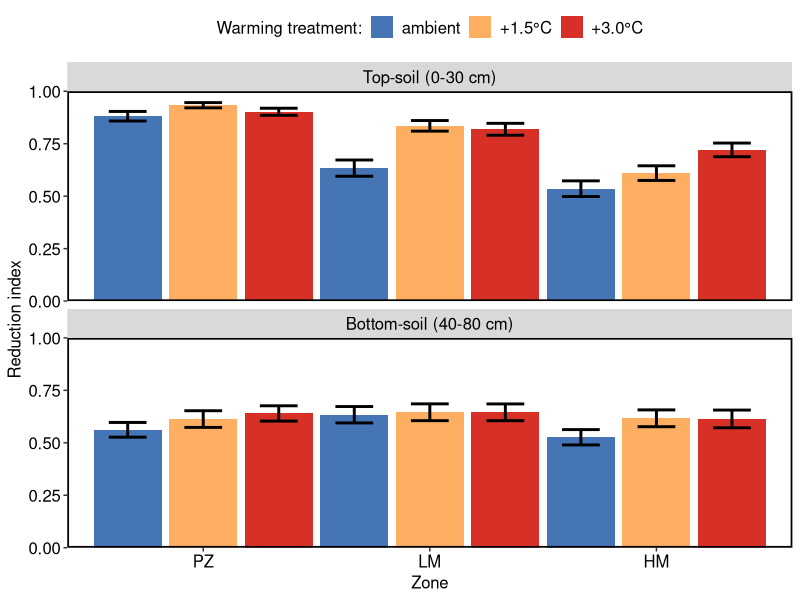
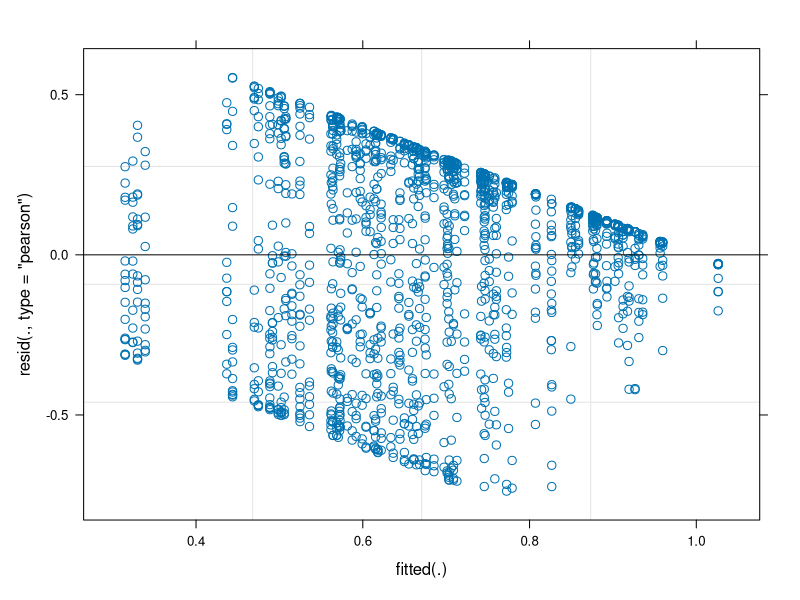
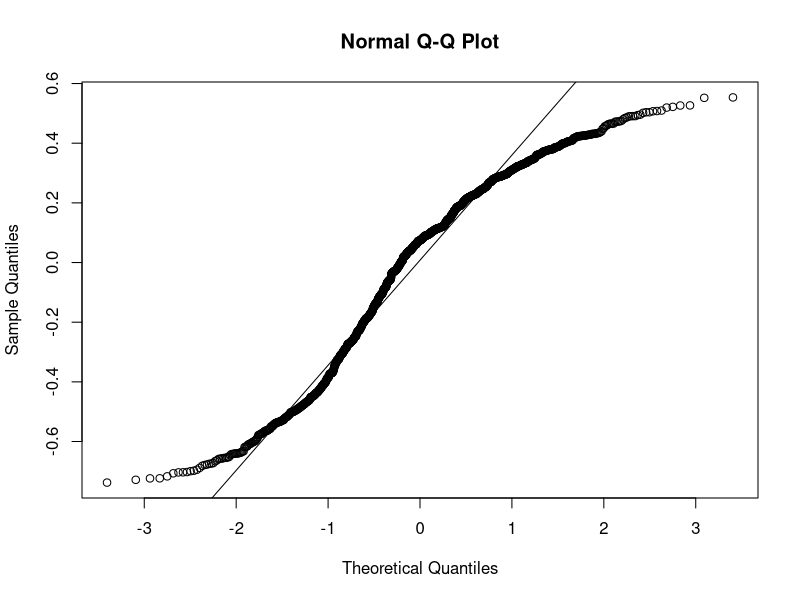
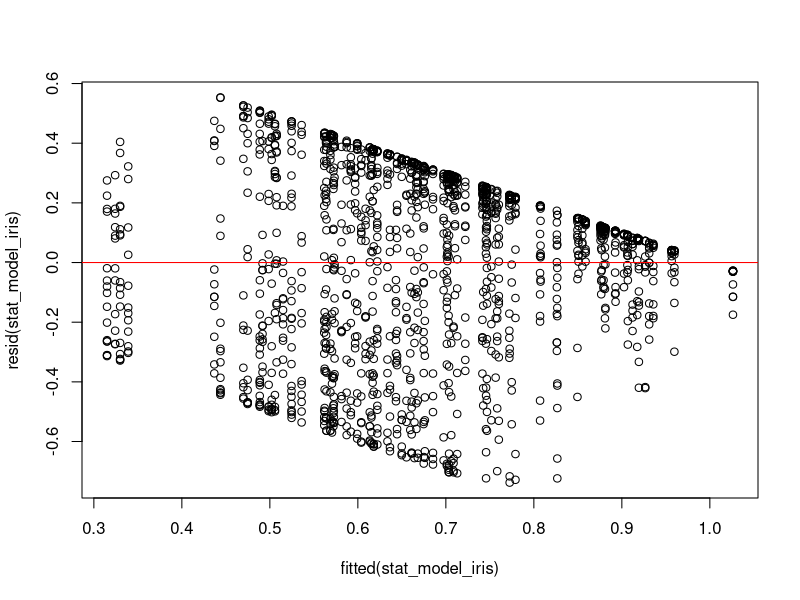

Write R code to recreate these figures, in order. (Note: this script raises an error after producing the figures.)
## ---- chunk 1
#install.packages("ggplot2", repos = "http://cran.us.r-project.org") 
#install.packages("dplyr")    
#install.packages("lubridate")
#install.packages("ggpubr")   
#install.packages("tidyverse")
#install.packages("lme4")
#install.packages("car")
#install.packages("emmeans")
## ---- chunk 2
library(ggplot2)
library(dplyr)
library(lubridate)
library(ggpubr)
library(tidyverse)
library(lme4)
library(car)
library(emmeans)
library(here)
## ---- chunk 3
# Creates a theme for all plots in this study 
theme_JM <- theme(
  axis.title.x      = element_text(colour = "black", size = 12),
  axis.text.x       = element_text(colour = "black", size = 12), 
  axis.title.y      = element_text(colour = "black", size = 12),
  axis.text.y       = element_text(colour = "black", size = 12), 
  legend.title      = element_text(colour = "black", size = 12),
  legend.text       = element_text(colour = "black", size = 12), 
  legend.position   = "top",
  panel.background  = element_blank(), 
  panel.border      = element_rect(colour = "black", fill = NA, size = 1.2),
  legend.key        = element_blank(),
  strip.text.x      = element_text(colour = "black", size = 12),
  strip.text.y      = element_text(colour = "black", size = 12)
)
## ---- chunk 4
# load iris data
df_iris <- read.delim(here("data", "iris", "df_iris_2023.txt"), dec = ".", sep = "\t")
## ---- chunk 5
df_iris$Treatment <- factor(df_iris$Treatment, levels = c("ambient", "+1.5°C", "+3.0°C"))
df_iris$Zone <- factor(df_iris$Zone, levels = c("PZ", "LM", "HM"))
# Add a new column 'layer' based on the 'Depth' column
df_iris <- df_iris %>%
  mutate(Layer = case_when(
    Depth %in% c("0-10 cm", "10-20 cm", "20-30 cm") ~ "Top-soil (0-30 cm)",
    Depth %in% c("40-50 cm", "50-60 cm", "60-70 cm", "70-80 cm") ~ "Bottom-soil (40-80 cm)",
    TRUE ~ NA_character_  # For unexpected values
  ))
df_iris$Layer <- factor(df_iris$Layer, levels = c("Top-soil (0-30 cm)", "Bottom-soil (40-80 cm)"))
## ---- chunk 6
plot_iris_bar <- df_iris %>%
  filter(!is.na(Layer)) %>%
  ggplot(aes(x = Zone, y = ri,  group = Treatment, fill = Treatment)) +
  stat_summary(fun = mean, geom = "bar",
               position = position_dodge(width = 1), show.legend = TRUE) +
  stat_summary(geom = "errorbar", width = 0.5, size = 1, color = "black", 
               position = position_dodge(width = 1)) +
  #scale_color_manual(values = c("ambient" = "#4575B4", "+1.5°C" = "#FDAE61", "+3.0°C" = "#D73027"), name = "Warming treatment:") +
   scale_fill_manual(values = c("ambient" = "#4575B4", "+1.5°C" = "#FDAE61", "+3.0°C" = "#D73027"), name = "Warming treatment:") +
  scale_y_continuous(limits = c(0, 1), expand = c(0,0)) +
  labs(color = NULL, y = "Reduction index", x = "Zone") +
  theme_JM +
  facet_wrap(~ Layer, ncol = 1) +
  theme(legend.position = "top") 

plot_iris_bar
## ---- chunk 7
# Fit the linear mixed-effects model
stat_model_iris <- lmer(ri ~ Treatment * Zone * Layer + (1|ID_plot_subplot), data = df_iris)

# Model diagnostics
## 1. Residual plots
plot(stat_model_iris)

## 2. QQ plot of residuals
qqnorm(resid(stat_model_iris))
qqline(resid(stat_model_iris))

## 3. Residuals vs. Fitted values
plot(fitted(stat_model_iris), resid(stat_model_iris))
abline(h = 0, col = "red")

## 4. Additional diagnostic plots using performance package
check_model(stat_model_iris)

# ANOVA
anova(stat_model_iris)

# Model summary
summary(stat_model_iris)

# Pairwise comparisons
## For Zone
stat_iris_zone_emm <- emmeans(stat_model_iris, ~ Zone)
pairs(stat_iris_zone_emm)

## For Treatment
stat_iris_treatment_emm <- emmeans(stat_model_iris, ~ Treatment)
pairs(stat_iris_treatment_emm)

## For Layer
stat_iris_layer_emm <- emmeans(stat_model_iris, ~ Layer)
pairs(stat_iris_layer_emm)

## For Zone:Treatment interaction
stat_iris_zone_treatment_emm <- emmeans(stat_model_iris, ~ Zone | Treatment)
pairs(stat_iris_zone_treatment_emm)

## For Zone:Layer interaction
stat_iris_zone_layer_emm <- emmeans(stat_model_iris, ~ Zone | Layer)
pairs(stat_iris_zone_layer_emm)

## For Treatment:Layer interaction
stat_iris_treatment_layer_emm <- emmeans(stat_model_iris, ~ Treatment | Layer)
pairs(stat_iris_treatment_layer_emm)

## For Treatment:Layer:Zone interaction
stat_iris_treatment_layer_zone_emm <- emmeans(stat_model_iris, ~ Treatment | Layer | Zone)
pairs(stat_iris_treatment_layer_zone_emm)
## ---- chunk 8
df_iris_sum <- df_iris %>%
    mutate(Layer = recode_factor(Layer, "Bottom-soil (40-80 cm)" = "Bottom-soil\n(40-100 cm)")) %>%
    mutate(Layer = recode_factor(Layer, "Top-soil (0-30 cm)" = "Top-soil\n(0-30 cm)")) %>%
  filter(!Layer == "Top-soil (0-30 cm)" | !Layer == "Bottom-soil (40-100 cm)") %>%
  group_by(plotid, Layer) %>%
  summarise(ri = mean(ri)) 

df_iris_sum$Plot <- as.character(df_iris_sum$plotid)
## ---- chunk 9
#ggpubr
#Kassambara A (2023). ggpubr: 'ggplot2' Based Publication Ready Plots. R package version 0.6.0, https://rpkgs.datanovia.com/ggpubr/.
